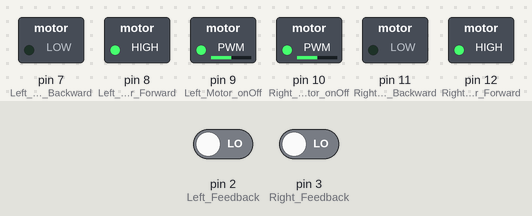
The sketch below on a simulated Arduino Uno, built with avr-gcc and run on an emulated ATmega328P. Shown: switched loads named in the sketch (green lamp = pin HIGH). The inputs (shaded band) are chosen by the test bench; at power-on: pin 2 (Left_Feedback) LOW, pin 3 (Right_Feedback) LOW. At 25.9 s the program stops and its outputs stay as they are.

Above: at 0.1 s.
At 7.8 s:
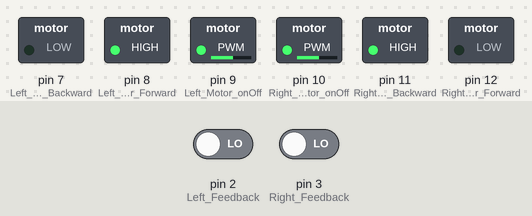
At 11.1 s:
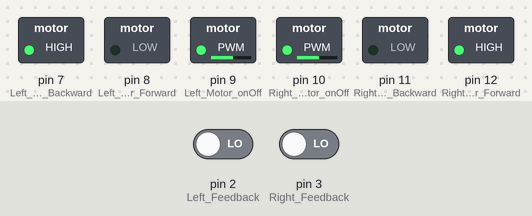
At 24.9 s:
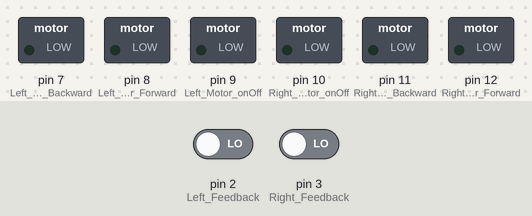
Timing chart, 0 to 26.4 s (numbered marks = the images above):
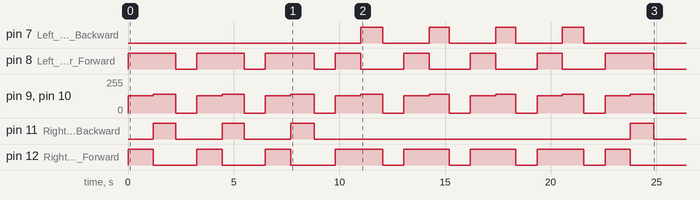

Measured:
- by itself, pin 8 (Left_Motor_Forward): goes 3 × (HIGH 2.3 s, LOW 1.0 s), 4 × (HIGH 1.2 s, LOW 2.1 s), HIGH 2.3 s, then LOW
- by itself, pin 9 (Left_Motor_onOff), pin 10 (Right_Motor_onOff): repeats every 3.3 s: 140/255 1.1 s, 0/255 1.0 s, 128/255 1.2 s
- by itself, pin 12 (Right_Motor_Forward): goes 3 × (HIGH 1.2 s, LOW 2.1 s), 4 × (HIGH 2.3 s, LOW 1.0 s), HIGH 1.2 s, then LOW
- by itself, pin 7 (Left_Motor_Backward): LOW → HIGH at 11.0 s, → LOW 1.1 s later, → HIGH 2.2 s later, → LOW 0.95 s later, … (8 changes in this stretch)
- by itself, pin 11 (Right_Motor_Backward): LOW → HIGH at 1.2 s, → LOW 1.1 s later, → HIGH 2.2 s later, → LOW 1.1 s later, … (8 changes in this stretch)

The sketch:

sketch_4_feb28b.ino
```cpp
// LEFT MOTOR PINS
int Left_Motor_onOff = 9;
int Left_Motor_Forward = 8;
int Left_Motor_Backward = 7;

// RIGHT MOTOR PINS
int Right_Motor_onOff = 10;
int Right_Motor_Forward = 12;
int Right_Motor_Backward = 11;

//set pins
const int Left_Feedback = 2;
const int Right_Feedback = 3;

volatile int leftcounter = 0;

volatile int rightcounter = 0;

// Motor Speed
int Left_Motor_Speed = 128;   //127
int Right_Motor_Speed = 128;   //127
int start_time = millis();


void setup() {
  //current time for start (milli-seconds)

  Serial.begin(115200);
  attachInterrupt(digitalPinToInterrupt(Left_Feedback),LeftMotorISR,RISING);
  attachInterrupt(digitalPinToInterrupt(Right_Feedback),RightMotorISR,RISING);

  // put your setup code here, to run once:
  pinMode(Left_Motor_onOff, OUTPUT);
  pinMode(Left_Motor_Forward, OUTPUT);
  pinMode(Left_Motor_Backward, OUTPUT);


  pinMode(Right_Motor_onOff, OUTPUT);
  pinMode(Right_Motor_Forward, OUTPUT);
  pinMode(Right_Motor_Backward, OUTPUT);


}

void loop() {

  square_right();
  square_left();
  roverStop();
  exit(0);

}

void two_metres(){

  if(leftcounter > 871 or rightcounter > 871){
    roverStop();
    exit(0);
  }

  Serial.println("Left Counter ");
  Serial.print(leftcounter);

  Serial.println("Right Counter ");
  Serial.print(rightcounter);

  forward();

  if((rightcounter-leftcounter)<=-3){
    Left_Motor_Speed = 72;
    Right_Motor_Speed = 128;
  }
  else if((rightcounter-leftcounter)>=3){
    Right_Motor_Speed = 72;   //70
    Left_Motor_Speed = 128;   //127
  }
  else{
    Right_Motor_Speed = 128;   //127
    Left_Motor_Speed = 128;   //127
  }
}

void square_Right_back(){


    backward();
    delay(1200);
    roverStop();
    turn_left();
    delay(950);
    roverStop();
    delay(1000);


    backward();
    delay(1200);
    roverStop();
    turn_left();
    delay(950);
    roverStop();
    delay(1000);


    backward();
    delay(1200);
    roverStop();
    turn_left();
    delay(1020);
    roverStop();
    delay(1000);


    backward();
    delay(1200);
    roverStop();
    turn_right();
    delay(1100);
    roverStop();
    delay(1000);

}

void square_left_back(){


    backward();
    delay(1200);
    roverStop();
    turn_left();
    delay(950);
    roverStop();
    delay(1000);


    backward();
    delay(1200);
    roverStop();
    turn_left();
    delay(950);
    roverStop();
    delay(1000);


    backward();
    delay(1200);
    roverStop();
    turn_left();
    delay(1020);
    roverStop();
    delay(1000);


    backward();
    delay(1200);
    roverStop();
    turn_right();
    delay(1100);
    roverStop();
    delay(1000);

}

void triangle(){

  for(int corner=0; corner<3; corner++){
    forward();
    delay(3000);
    roverStop();
    turn_right();
    delay(2400);
    roverStop();
    delay(1000);
  }
}

void LeftMotorISR(){
  leftcounter++;
}

void RightMotorISR(){
  rightcounter++;
}
void forward() {
  analogWrite(Left_Motor_onOff, Left_Motor_Speed);
  analogWrite(Right_Motor_onOff, Right_Motor_Speed);

  digitalWrite(Left_Motor_Forward, HIGH);
  digitalWrite(Right_Motor_Forward, HIGH);
}

void backward() {
  digitalWrite(Left_Motor_onOff, HIGH);
  digitalWrite(Right_Motor_onOff, HIGH);

  digitalWrite(Left_Motor_Backward, HIGH);
  digitalWrite(Right_Motor_Backward, HIGH);
}

//stop rover
void roverStop() {
  digitalWrite(Left_Motor_onOff, LOW);
  digitalWrite(Right_Motor_onOff, LOW);

  digitalWrite(Left_Motor_Forward, LOW);
  digitalWrite(Right_Motor_Forward, LOW);

  digitalWrite(Left_Motor_Backward, LOW);
  digitalWrite(Right_Motor_Backward, LOW);
}

//go forward for 10 seconds
void forward10() {
  // put your main code here, to run repeatedly:

  // motor indicator lights on
  digitalWrite(Left_Motor_onOff, HIGH);
  digitalWrite(Right_Motor_onOff, HIGH);
  // wait one second
  delay(1000);

  // move forward for 10 seconds
  digitalWrite(Left_Motor_Forward, HIGH);
  digitalWrite(Right_Motor_Forward, HIGH);
  delay(10000);
  //stop
  digitalWrite(Left_Motor_Forward,LOW);
  digitalWrite(Right_Motor_Forward,LOW);
  delay(1000);
  digitalWrite(Left_Motor_onOff, LOW);
  digitalWrite(Right_Motor_onOff, LOW);
  exit(0);
}
```

function.ino
```cpp
void square_right(){


    forward();
    delay(1200);
    roverStop();
    turn_right();
    delay(1050);
    roverStop();
    delay(1000);


    forward();
    delay(1200);
    roverStop();
    turn_right();
    delay(1050);
    roverStop();
    delay(1000);


    forward();
    delay(1200);
    roverStop();
    turn_right();
    delay(1100);
    roverStop();
    delay(1000);


    forward();
    delay(1200);
    roverStop();
    turn_left();
    delay(1050);
    roverStop();
    delay(1000);

}

void square_left(){


    forward();
    delay(1200);
    roverStop();
    turn_left();
    delay(950);
    roverStop();
    delay(1000);


    forward();
    delay(1200);
    roverStop();
    turn_left();
    delay(950);
    roverStop();
    delay(1000);


    forward();
    delay(1200);
    roverStop();
    turn_left();
    delay(1020);
    roverStop();
    delay(1000);


    forward();
    delay(1200);
    roverStop();
    turn_right();
    delay(1100);
    roverStop();
    delay(1000);

}

//turn right
void turn_right(){

  analogWrite(Left_Motor_onOff, 140);
  analogWrite(Right_Motor_onOff, 140);

  digitalWrite(Left_Motor_Forward, HIGH);
  digitalWrite(Right_Motor_Backward, HIGH);
}

//turn left
void turn_left(){

  analogWrite(Right_Motor_onOff, 140);
  analogWrite(Left_Motor_onOff, 140);

  digitalWrite(Right_Motor_Forward, HIGH);
  digitalWrite(Left_Motor_Backward, HIGH);
}
```
